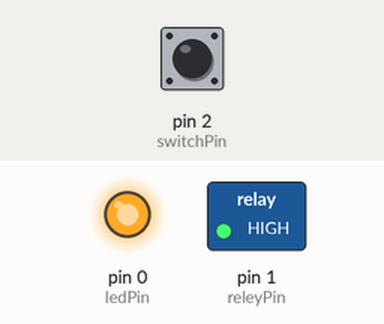
Recording of a sketch running on a simulated Arduino Uno, built with avr-gcc and run on an emulated ATmega328P. On the bench: switched loads named in the sketch (green lamp = pin HIGH), output pins drawn as LEDs (lit = HIGH). Dashed ring = blinking. The test bench sets the inputs (shaded band); at power-on: pin 2 (switchPin) LOW.

Above: at 1.2 s.
1.3 s: pin 2 (switchPin) pulled HIGH for 0.15 s
At 1.98 s:
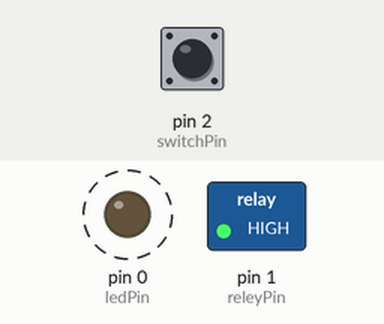
4.4 s: pin 2 (switchPin) pulsed HIGH 2 times (0.12 s each, 0.3 s apart)
At 6.0 s:
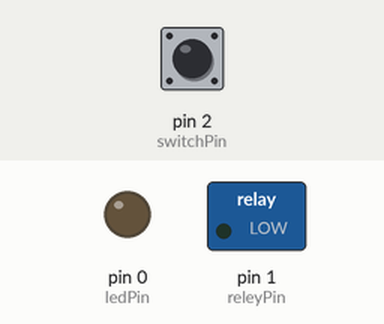
6.5 s: pin 2 (switchPin) pulled HIGH for 1 s
At 8.7 s:
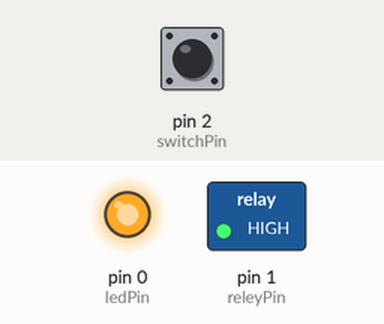
9.0 s: pin 2 (switchPin) pulled HIGH for 3.2 s
At 12.74 s:
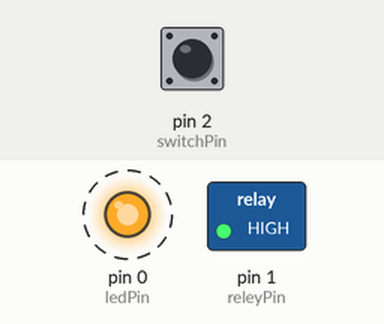
Timing chart, 0 to 16.2 s (numbered marks = the images above; inputs shaded):
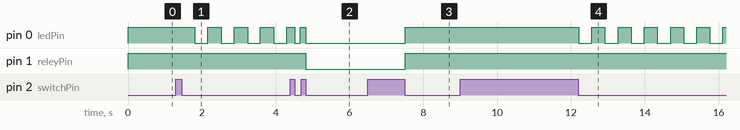

Measured:
- after the input at 1.3 s, pin 0 (ledPin): alternates HIGH for 0.36 s and LOW for 0.35 s, starting after 0.51 s
- after the input at 4.4 s, pin 1 (releyPin): HIGH → LOW after 0.42 s
- after the input at 6.5 s, pin 0 (ledPin), pin 1 (releyPin): LOW → HIGH after 1.0 s
- after the input at 9.0 s, pin 0 (ledPin): alternates HIGH for 0.35 s and LOW for 0.36 s, starting after 3.2 s

The sketch:

RELEY_printer_but_led.ino
```cpp
int ledPin = 0; // мигающий СД
int releyPin = 1; // пин реле
int switchPin = 2; // кнопка

int value; // переменная для состояния чамигасты ния СД
int state; // переменная хранения состояния кнопки - нажали \ отпустили
int val; // переменная анения для храненря состояния кнопки
int c;  // счетчик нажатия

#define TIME0 1800000   // время простоя реле 30 мин
#define TIME1 300000    // время работы при 1 нажатии 5 мин
#define TIME2 600000    // время работы при 2-ъ нажатиях 10 мин

//#define TIME0 6000    // время простоя реле 30 мин
//#define TIME1 2000    // время работы при 1 нажатии 5 мин
//#define TIME2 4000    // время работы при 2-ъ нажатиях 10 мин

unsigned long int time; // переменная для работы таймера и мигания СД
long previousMillis = 0;  // переменная для работы таймера и мигания СД

void setup()
{
  pinMode(ledPin, OUTPUT);
  pinMode(releyPin, OUTPUT);
  pinMode(switchPin, INPUT);
  digitalWrite(ledPin, HIGH);
  digitalWrite(releyPin, HIGH);
}

void loop()
{
  state = digitalRead(switchPin);

  if (state == HIGH && c == 0) // нажали кнопку
  {
    c = 1;
  }
  if (state == LOW && c == 1) // отпустили кнопку
  {
    val = ++val;
    if (val == 4)
    {
      val = 0;
    }
    c = 0;
     time = millis(); // обнуляем счетчик
  }

  if (val == 0) // Состояние включенного. После простоя реле выключаеться
  {
    digitalWrite(ledPin, HIGH);
    digitalWrite(releyPin, HIGH);
    if (millis() - time > TIME0)
    { val = 3; c = 0; }
  }
  if (val == 1) // Состояние кнопки 1, время ее работы
  {
    prog (350); // вызов программы управления выводами, реле, СД; параметр - частота моргания СД
    if (millis() - time > TIME2)
    { val = 3; c = 0; }
  }

  if (val == 2) // Состояние кнопки 1, время ее работы
  {
    prog (150); // вызов программы управления выводами, реле, СД; параметр - частота моргания СД
    if (millis() - time > TIME2)
    { val = 3; c = 0; }
  }

if (val == 3) // выключенное состояние
  {
  digitalWrite(ledPin, LOW);
  digitalWrite(releyPin, LOW);
  }
   delay(10);
}


void prog (int blinktime) // программа управления выводами, реле и СД; параметр - частота моргания СД
{
    digitalWrite(releyPin, HIGH); // включаем реле
    if (millis() - previousMillis > blinktime) {
    previousMillis = millis();   // запоминаем текущее время
    if (value == LOW){     // если светодиод был выключен – включаем и наоборот :)
      value = HIGH;
    }else{
      value = LOW;
    }
      digitalWrite(ledPin, value);
  }
}
```
